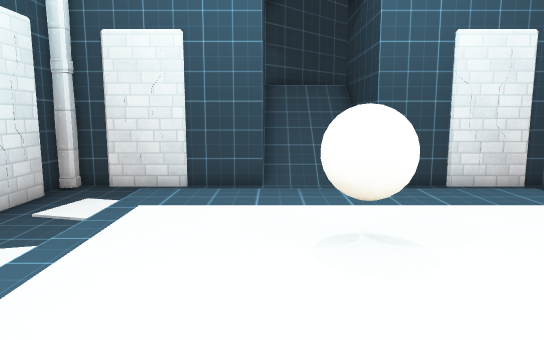
view 1 (above)

17 first-person views from a walk through a 3-D level made in the Godot game engine. The camera is 1.3 m above the floor, tilts 8° down and sees 70° across. The floor is counted in squares, 1 m on a side. Each view is taken from the middle of a square. On the plan, view 1 faces up. The plan holds only what a view shows up to about 16 squares ahead; the rest is blank. The place goes on beyond the plan. Characters and animated objects are left out. Some surface patterns are stand-ins.

view 2
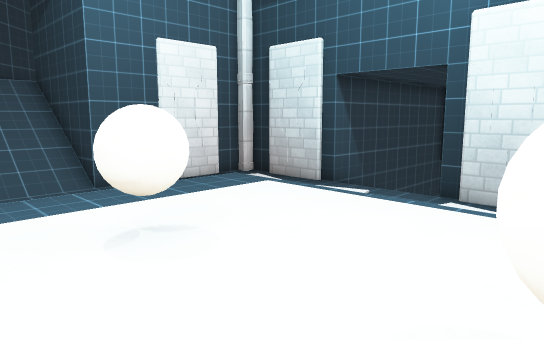

view 3
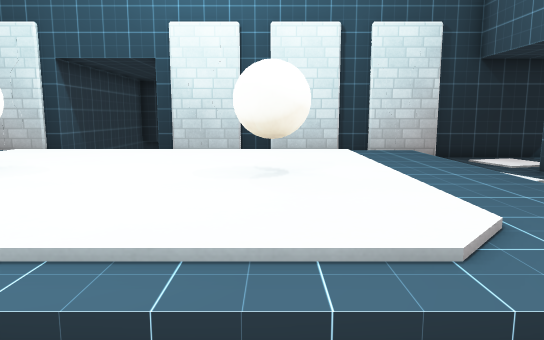

view 4
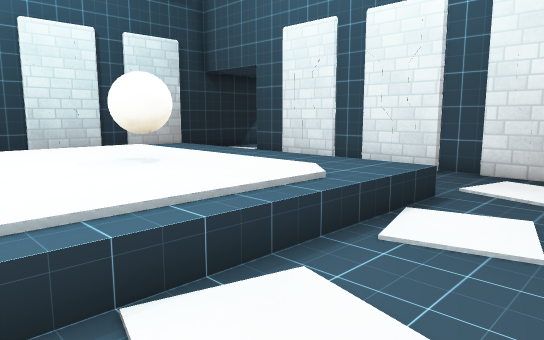

view 5
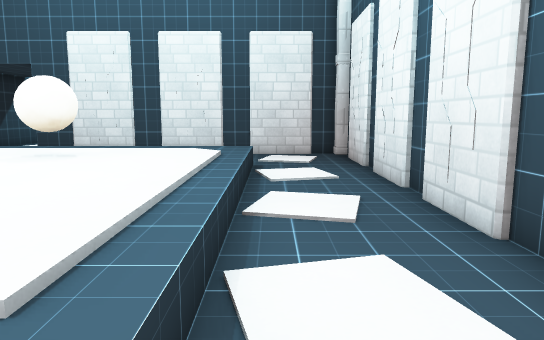

view 6
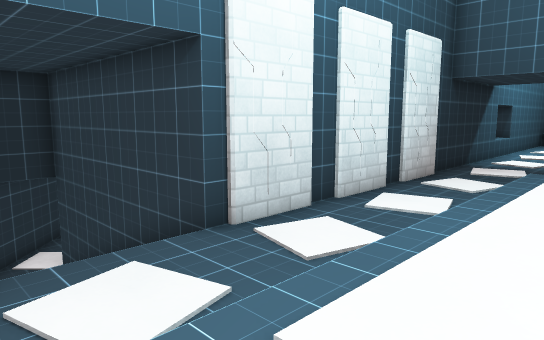

view 7
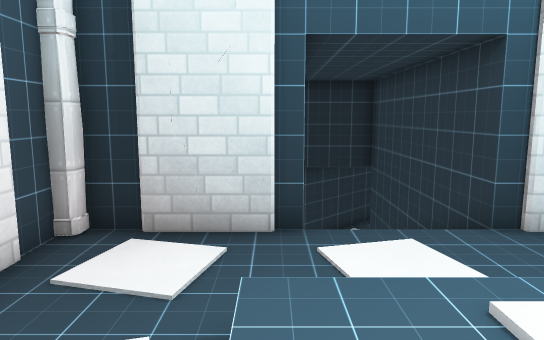

view 8
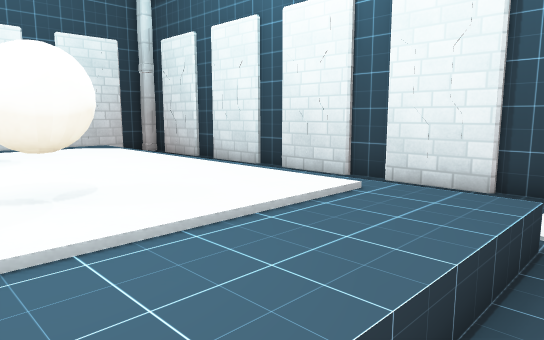

view 9
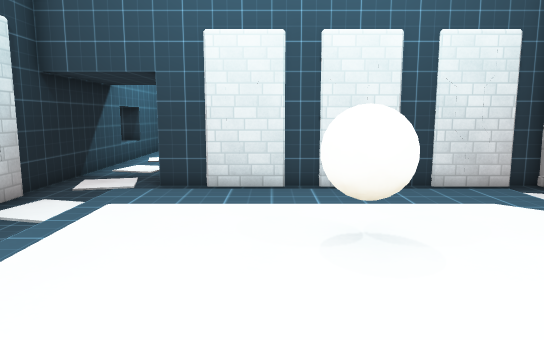

view 10
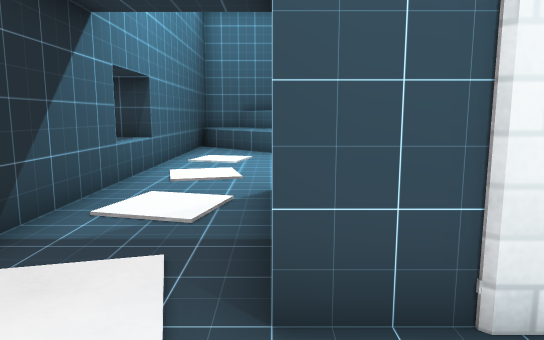

view 11
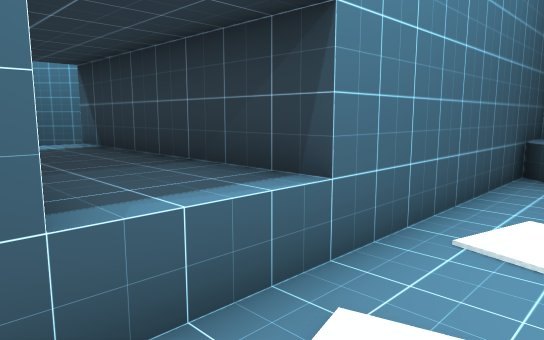

view 12
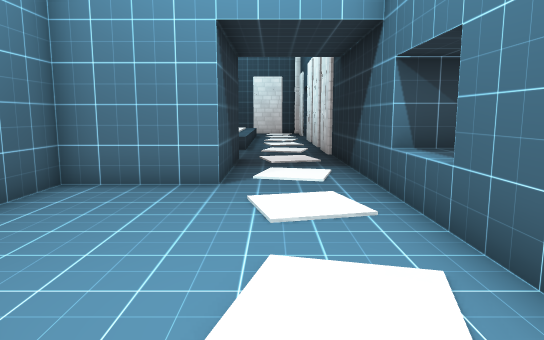

view 13
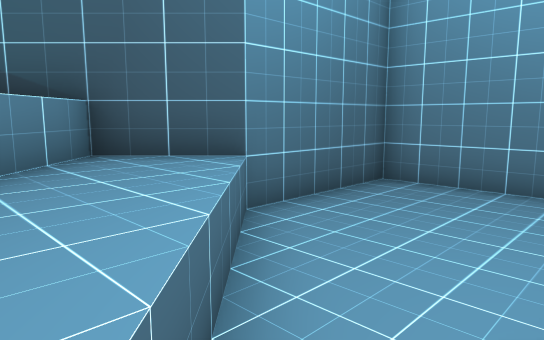

view 14
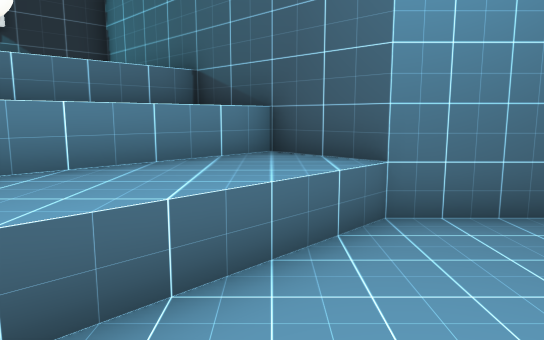

view 15
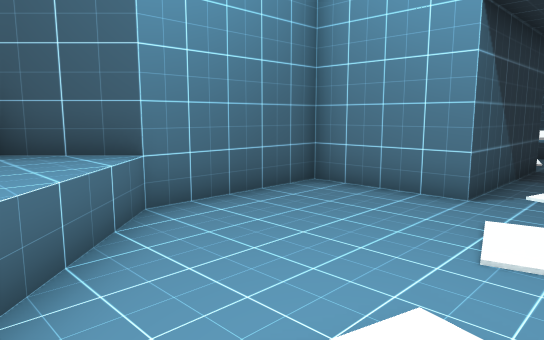

view 16
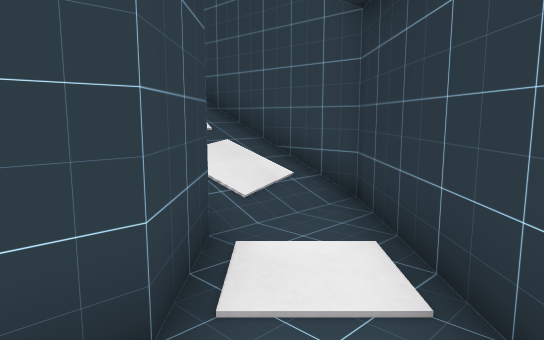

view 17
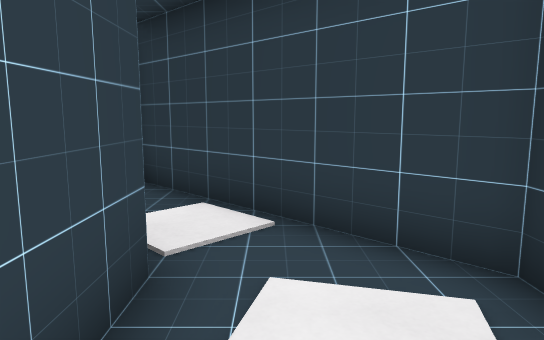

### Floor plan
Key: @ floor where view 1 was taken; # wall or solid block; . main floor; : floor 0.5 m higher than the main floor; - floor 3 m lower than the main floor; / step, stairs or slope; ^ raised ledge; P pipe; I pillar; O other object.
Columns run from 7 left of view 1 to 20 right of it. Each row starts with its distance up from view 1.
 10  #PI###...##I##P
  9 I#...       ...I
  8 I ...    .  ...#
  7 II...:::::::/..#I#######
  6 I#...:::::::/...///////##
  5 I ...:::::::/...    ///-##
  4 II...:::O:::/...     //--##
  3 I#...:::::::/..#########--##
  2 I ...:::::::/..#       ##--#
  1 II...:::::::/..#        #--
  0 I#...::@O:::/..#        #
 -1 I ...:::::::/..#         -
 -2 II...:::::::/..#
 -3 I#...:::::::/..#
 -4 I ....      ...#
 -5 II....     ....#
 -6  #P##.##.##....#
 -7     #########..#
 -8             #..#
 -9             #..#
-10             #..#
-11          ####..##
-12          #.....^^^#
-13          #.....^^^#
-14          #.....####
-15         #^.....#
-16        #^^^....#
-17       #^^^^^...#
-18       #^ ^^^^..#

Where each view was taken, in squares from view 1:
view 1: 0 up, 0 right, facing up
view 2: 0 up, 1 left, facing up-right
view 3: 0 up, 4 left, facing right
view 4: 3 up, 5 left, facing down-right
view 5: 7 up, 3 left, facing down
view 6: 7 up, 3 right, facing down-right
view 7: 7 up, 2 right, facing right
view 8: 8 up, 2 right, facing down-left
view 9: 4 up, 2 right, facing down
view 10: 4 down, 5 right, facing down
view 11: 11 down, 6 right, facing down-right
view 12: 18 down, 6 right, facing up
view 13: 18 down, 6 right, facing up-left
view 14: 16 down, 7 right, facing left
view 15: 17 down, 7 right, facing up-left
view 16: 1 up, 19 right, facing up-left
view 17: 1 down, 18 right, facing up
